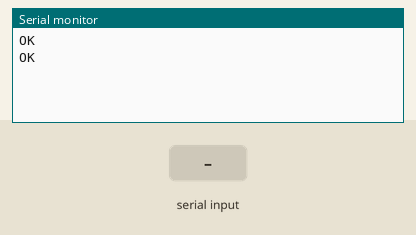
This sketch was run on a simulated Arduino Uno, built with avr-gcc and run on an emulated ATmega328P. Shown: the last lines printed to the serial monitor. Inputs (shaded band) come from the test bench. The modem accepts every AT command (registered, SIM ready, sends succeed) and sends nothing else.

Above: at 1.2 s.
1.3 s: "OFF" received over the second serial link
At 4.1 s:
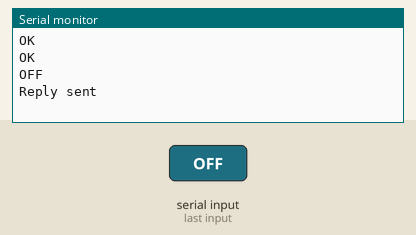
4.3 s: "ON" received over the second serial link
At 6.2 s:
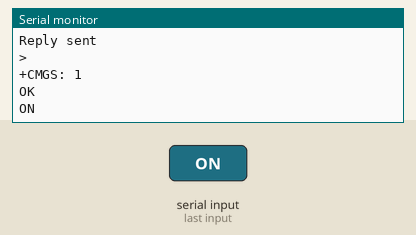
6.8 s: "1" received over the second serial link
At 8.7 s:
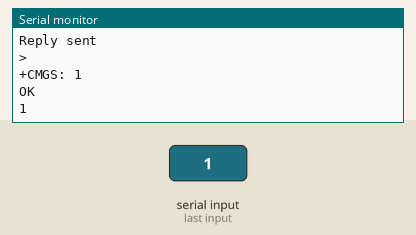

The sketch:

Motor_1.ino
```cpp
#include <SoftwareSerial.h>

SoftwareSerial mySerial(10, 9); // RX, TX pins for GSM900 module
String message;

void setup() {
  // initialize serial communication with Arduino and GSM900 module
  Serial.begin(9600);
  mySerial.begin(9600);

  // configure GSM900 module for text mode
  mySerial.println("AT+CMGF=1");

  // set the phone number to receive messages
  mySerial.println("AT+CNMI=2,2,0,0,0");
}

void loop() {
  // check if a new message is received
  if (mySerial.available() > 0) {
    message = mySerial.readString();
    Serial.println(message);

    // check if the message is "Hello"
    if (message.indexOf("OFF") >= 0) {
      // send reply "Hi"
      digitalWrite(3,LOW);

      mySerial.println("AT+CMGS=\"+917564954597\""); // replace with the phone number to send message
      delay(1000);
      mySerial.print("Turned Off");
      delay(100);
      mySerial.write(26); // end message with Ctrl+Z
      Serial.println("Reply sent");

    }

    if (message.indexOf("ON") >= 0) {
      // send reply "Hi"
     // digitalWrite(,HIGH);

      mySerial.println("AT+CMGS=\"+917564954597\""); // replace with the phone number to send message
      delay(1000);
      mySerial.print("Turned On");
      delay(100);
      mySerial.write(26); // end message with Ctrl+Z
      Serial.println("Reply sent");
     }
  }
}
```

Measured:
- after the input at 1.3 s, the serial monitor: prints a new line after 1.0 s (image 1)
- after the input at 4.3 s, the serial monitor: prints a new line after 1.0 s (image 2)
- after the input at 6.8 s, the serial monitor: prints a new line after 1.0 s (image 3)
